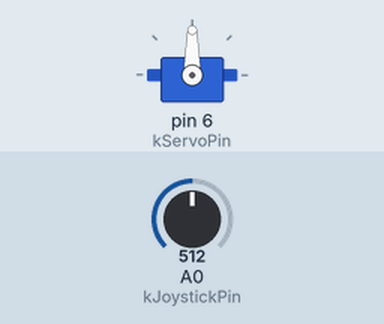
A sketch run on a simulated Arduino Uno, built with avr-gcc and run on an emulated ATmega328P. Shown: servo. Inputs (shaded band) come from the test bench; at power-on: A0 (kJoystickPin) = 512.

Above: at 1.2 s.
1.3 s: A0 (kJoystickPin) set to 716
At 1.9 s:
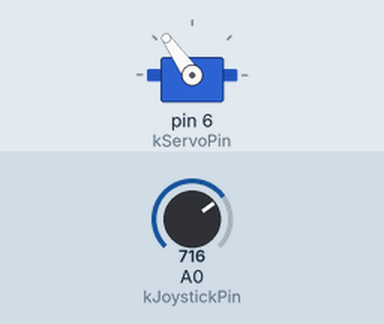
2.8 s: A0 (kJoystickPin) set to 900
At 4.0 s:
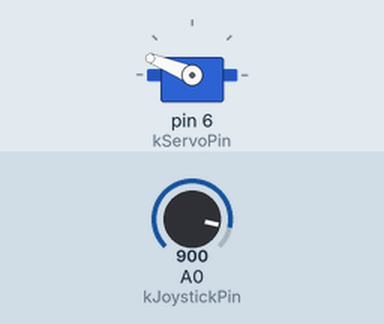
4.3 s: A0 (kJoystickPin) set to 1023
At 5.3 s:
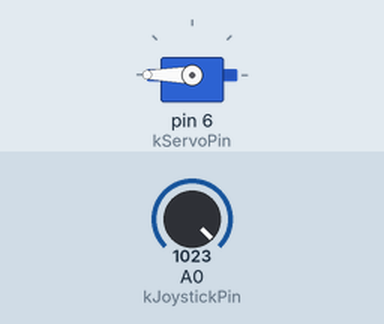
5.8 s: A0 (kJoystickPin) set to 306
At 6.5 s:
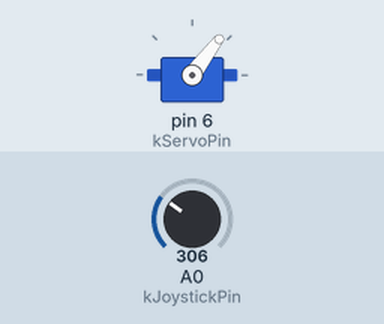
7.3 s: A0 (kJoystickPin) set to 170
At 7.6 s:
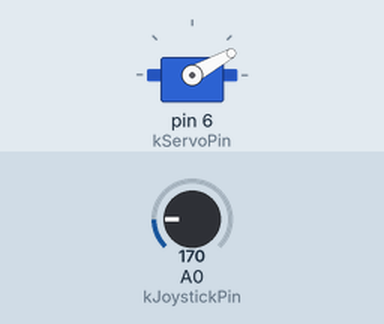
Timing chart, 0 to 9.8 s (numbered marks = the images above; inputs shaded):
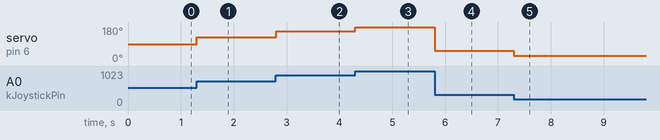

The sketch:

33-joystick-servo.ino
```cpp
/**
 * Homework 33 — Joystick-Controlled Servo
 *
 * Maps an analog joystick axis onto a servo's angular position.
 * Reinforces ADC sampling, range mapping, and actuator control.
 */

#include <Servo.h>

// Joystick X-axis wiper feeds an analog-capable input pin.
constexpr uint8_t kJoystickPin = A0;

// Servo signal line; any digital pin can drive the Servo library.
constexpr uint8_t kServoPin = 6;

// ADC resolution bounds (10-bit) and the servo's mechanical sweep.
constexpr uint16_t kAdcMin = 0;
constexpr uint16_t kAdcMax = 1023;
constexpr uint8_t  kServoMinAngle = 0;
constexpr uint8_t  kServoMaxAngle = 180;

Servo armServo;

void setup() {
  armServo.attach(kServoPin);
}

void loop() {
  // Sample the joystick position as a raw 10-bit ADC reading.
  const uint16_t raw = analogRead(kJoystickPin);

  // Translate the ADC range onto the servo's angular range.
  const uint8_t angle = map(raw, kAdcMin, kAdcMax, kServoMinAngle, kServoMaxAngle);

  armServo.write(angle);
}
```

Measured:
- after the input at 1.3 s, servo on pin 6 (kServoPin): 90° → 125° at once
- after the input at 2.8 s, servo on pin 6 (kServoPin): 125° → 158° at once
- after the input at 4.3 s, servo on pin 6 (kServoPin): 158° → 180° at once
- after the input at 5.8 s, servo on pin 6 (kServoPin): 180° → 53° at once
- after the input at 7.3 s, servo on pin 6 (kServoPin): 53° → 29° at once
